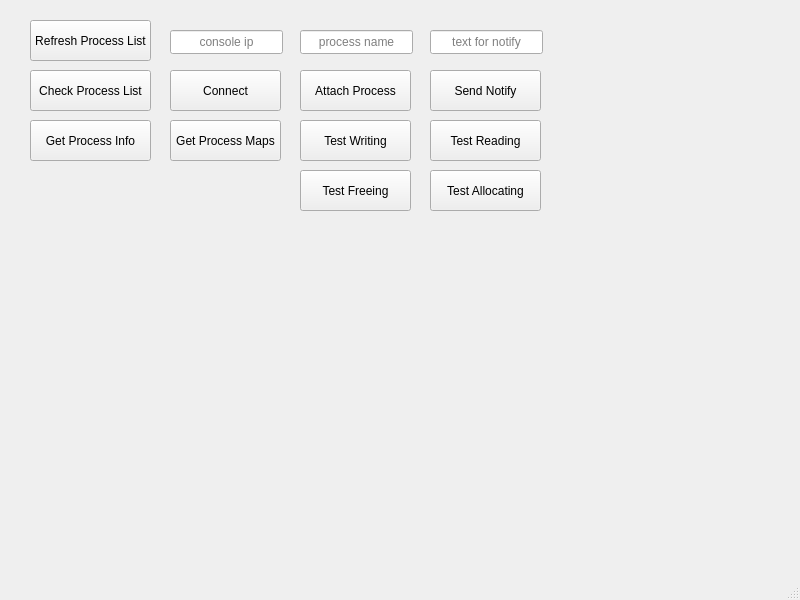
<?xml version="1.0" encoding="UTF-8"?>
<ui version="4.0">
 <class>MainWindow</class>
 <widget class="QMainWindow" name="MainWindow">
  <property name="geometry">
   <rect>
    <x>0</x>
    <y>0</y>
    <width>800</width>
    <height>600</height>
   </rect>
  </property>
  <property name="windowTitle">
   <string>MainWindow</string>
  </property>
  <widget class="QWidget" name="centralwidget">
   <widget class="QPushButton" name="pushButton_RefreshProcesses">
    <property name="geometry">
     <rect>
      <x>30</x>
      <y>20</y>
      <width>121</width>
      <height>41</height>
     </rect>
    </property>
    <property name="text">
     <string>Refresh Process List</string>
    </property>
   </widget>
   <widget class="QPushButton" name="pushButton_CheckProcessList">
    <property name="geometry">
     <rect>
      <x>30</x>
      <y>70</y>
      <width>121</width>
      <height>41</height>
     </rect>
    </property>
    <property name="text">
     <string>Check Process List</string>
    </property>
   </widget>
   <widget class="QLineEdit" name="lineEdit_ipAddress">
    <property name="geometry">
     <rect>
      <x>170</x>
      <y>30</y>
      <width>113</width>
      <height>24</height>
     </rect>
    </property>
    <property name="text">
     <string/>
    </property>
    <property name="alignment">
     <set>Qt::AlignmentFlag::AlignCenter</set>
    </property>
    <property name="placeholderText">
     <string>console ip</string>
    </property>
   </widget>
   <widget class="QPushButton" name="pushButton_ConnectPS4">
    <property name="geometry">
     <rect>
      <x>170</x>
      <y>70</y>
      <width>111</width>
      <height>41</height>
     </rect>
    </property>
    <property name="text">
     <string>Connect</string>
    </property>
   </widget>
   <widget class="QPushButton" name="pushButton_GetProcessInfo">
    <property name="geometry">
     <rect>
      <x>30</x>
      <y>120</y>
      <width>121</width>
      <height>41</height>
     </rect>
    </property>
    <property name="text">
     <string>Get Process Info</string>
    </property>
   </widget>
   <widget class="QLineEdit" name="lineEdit_processName">
    <property name="geometry">
     <rect>
      <x>300</x>
      <y>30</y>
      <width>113</width>
      <height>24</height>
     </rect>
    </property>
    <property name="text">
     <string/>
    </property>
    <property name="alignment">
     <set>Qt::AlignmentFlag::AlignCenter</set>
    </property>
    <property name="placeholderText">
     <string>process name</string>
    </property>
   </widget>
   <widget class="QPushButton" name="pushButton_AttachProcess">
    <property name="geometry">
     <rect>
      <x>300</x>
      <y>70</y>
      <width>111</width>
      <height>41</height>
     </rect>
    </property>
    <property name="text">
     <string>Attach Process</string>
    </property>
   </widget>
   <widget class="QLineEdit" name="lineEdit_NotifyText">
    <property name="geometry">
     <rect>
      <x>430</x>
      <y>30</y>
      <width>113</width>
      <height>24</height>
     </rect>
    </property>
    <property name="alignment">
     <set>Qt::AlignmentFlag::AlignCenter</set>
    </property>
    <property name="placeholderText">
     <string>text for notify</string>
    </property>
   </widget>
   <widget class="QPushButton" name="pushButton_TestNotify">
    <property name="geometry">
     <rect>
      <x>430</x>
      <y>70</y>
      <width>111</width>
      <height>41</height>
     </rect>
    </property>
    <property name="text">
     <string>Send Notify</string>
    </property>
   </widget>
   <widget class="QPushButton" name="pushButton_TestProcMaps">
    <property name="geometry">
     <rect>
      <x>170</x>
      <y>120</y>
      <width>111</width>
      <height>41</height>
     </rect>
    </property>
    <property name="text">
     <string>Get Process Maps</string>
    </property>
   </widget>
   <widget class="QPushButton" name="pushButton_TestWrite">
    <property name="geometry">
     <rect>
      <x>300</x>
      <y>120</y>
      <width>111</width>
      <height>41</height>
     </rect>
    </property>
    <property name="text">
     <string>Test Writing</string>
    </property>
   </widget>
   <widget class="QPushButton" name="pushButton_TestReading">
    <property name="geometry">
     <rect>
      <x>430</x>
      <y>120</y>
      <width>111</width>
      <height>41</height>
     </rect>
    </property>
    <property name="text">
     <string>Test Reading</string>
    </property>
   </widget>
   <widget class="QPushButton" name="pushButton_TestAllocation">
    <property name="geometry">
     <rect>
      <x>430</x>
      <y>170</y>
      <width>111</width>
      <height>41</height>
     </rect>
    </property>
    <property name="text">
     <string>Test Allocating</string>
    </property>
   </widget>
   <widget class="QPushButton" name="pushButton_TestFreeing">
    <property name="geometry">
     <rect>
      <x>300</x>
      <y>170</y>
      <width>111</width>
      <height>41</height>
     </rect>
    </property>
    <property name="text">
     <string>Test Freeing</string>
    </property>
   </widget>
  </widget>
  <widget class="QMenuBar" name="menubar">
   <property name="geometry">
    <rect>
     <x>0</x>
     <y>0</y>
     <width>800</width>
     <height>21</height>
    </rect>
   </property>
  </widget>
  <widget class="QStatusBar" name="statusbar"/>
 </widget>
 <resources/>
 <connections/>
</ui>
